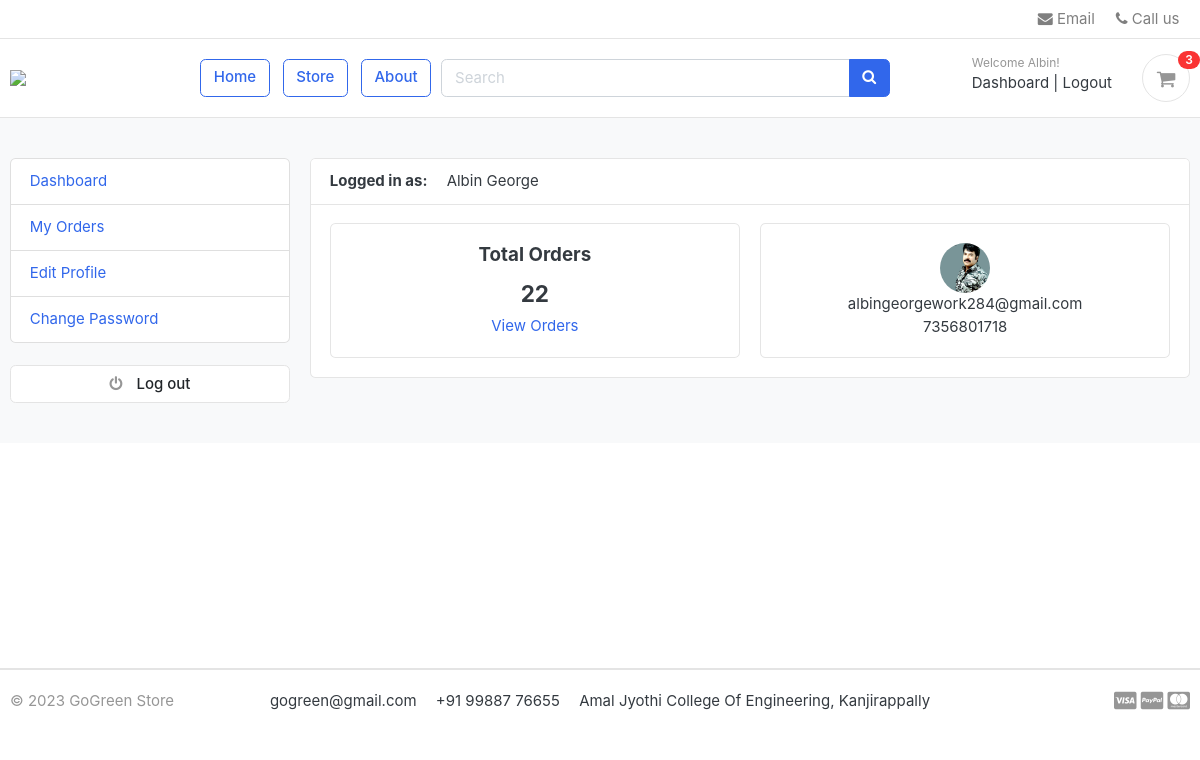
The app's page /accounts/dashboard/ (signed in), older data.
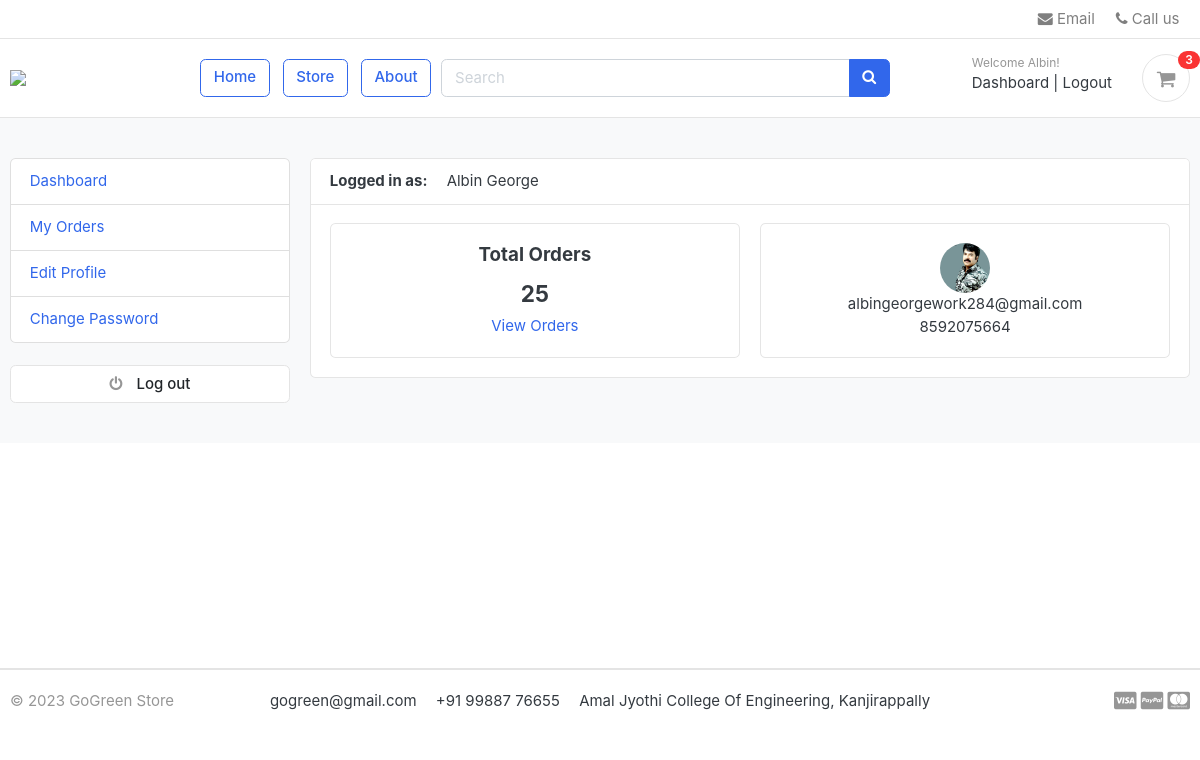
The same page, newer data.
### accounts/models.py (models this page shows, shortened)
class Account(PermissionsMixin,AbstractBaseUser):
    first_name = models.CharField(max_length=50)
    last_name = models.CharField(max_length=50)
    username = models.CharField(max_length=50, unique=True)
    email = models.EmailField(max_length=50, unique=True)
    phone_number = models.CharField(max_length=50)
    date_joined = models.DateTimeField(auto_now_add=True)
    last_login = models.DateTimeField(auto_now_add=True)
    is_admin = models.BooleanField(default=False)
    is_staff = models.BooleanField(default=False)
    is_seller = models.BooleanField(default=False)
    is_active = models.BooleanField(default=False)
    is_superadmin = models.BooleanField(default=False)
    is_superuser = models.BooleanField(default=False)
    USERNAME_FIELD = 'email'
    REQUIRED_FIELDS = ['username', 'first_name', 'last_name']
    objects = MyAccountManager()
    def full_name(self):
        return f'{self.first_name} {self.last_name}'

### accounts/views.py (the view)
# urls.py: path('dashboard/', views.dashboard, name='dashboard'),
@login_required(login_url='login')
def dashboard(request):
    orders = Order.objects.order_by('-created_at').filter(user_id=request.user.id, is_ordered=True)
    orders_count = orders.count()
    auto_search = Product.objects.all()
    userprofile = UserProfile.objects.get(user_id=request.user.id)
    context = {'orders_count': orders_count, 'userprofile': userprofile, 'auto_search': auto_search, }
    return render(request, 'accounts/dashboard.html', context)

### carts/context_processors.py (called while the page is built)
def counter(request):
    cart_count = 0
    if 'admin' in request.path:
        return {}
    else:
        try:
            cart = Cart.objects.filter(cart_id=_cart_id(request))
            if request.user.is_authenticated:
                cart_items = CartItem.objects.all().filter(user=request.user)
            else:
                cart_items = CartItem.objects.all().filter(cart=cart[:1])
            for cart_item in cart_items:
                cart_count += cart_item.quantity
        except Cart.DoesNotExist:
            cart_count = 0
    return dict(cart_count=cart_count)

### carts/views.py (called while the page is built)
def _cart_id(request):
    cart = request.session.session_key
    if not cart:
        cart = request.session.create()
    return cart

### category/context_processors.py (called while the page is built)
def menu_links(request):
    links = Category.objects.all()
    return dict(links=links)

### templates/accounts/dashboard.html (shortened to what this page needs)
{% extends 'base.html' %}
{% block content %}
<section class="section-conten padding-y bg">
<div class="container">
	<div class="row">
	{% include 'includes/dashboard_sidebar.html' %}
	<main class="col-md-9">
		<article class="card">
		<header class="card-header">
			<strong class="d-inline-block mr-3">Logged in as:</strong>
			<span>{{user.full_name}}</span>
		</header>
		<div class="card-body">
			<div class="row">
			<div class="col-md-6">
				<div class="card" style="text-align:center;">
					<div class="card-body">
						<h5 class="card-title">Total Orders</h5>
						<h4>{{orders_count}}</h4>
						<a href="{% url 'my_orders' %}">View Orders</a>
					</div>
				</div>
			</div>
			<div class="col-md-6">
				<div class="card" style="text-align:center;">
					<div class="card-body">
						<img src="{{userprofile.profile_picture.url}}" alt="User Profile Picture" width="50" height="50" style="border-radius:50%;">
						<p class="mb-0">{{user.email}}</p>
						<p>{{user.phone_number}}</p>
					</div>
				</div>
			</div>
			</div>
		</div>
		</article>
	</main>
</div>
</div>
</section>
    <br><br><br><br><br><br><br><br><br><br>
{% endblock %}

### templates/includes/navbar.html (shortened to what this page needs)
{% load static %}
<header class="section-header">
    <nav class="navbar p-md-0 navbar-expand-sm navbar-light border-bottom">
        <div class="container">
            <div class="collapse navbar-collapse" id="navbarTop4">
                <ul class="navbar-nav">
                    <li><a href="mailto:projectag28@gmail.com" class="nav-link"> <i class="fa fa-envelope"></i> Email
                    </a></li>
                    <li><a href="tel:+918592075669" class="nav-link"> <i class="fa fa-phone"></i> Call us </a></li>
                </ul>
            </div>
        </div>
    </nav>
    <section class="header-main border-bottom">
        <div class="container">
            <div class="row align-items-center">
                <div class="col-lg-2 col-md-3 col-6">
                    <a href="{% url 'home' %}" class="brand-wrap">
                        <img class="logo" src="{% static './images/logo11.png' %}">
                    </a>
                </div>
                <a href="{% url 'home' %}" class="btn btn-outline-primary">Home</a>
                <a href="{% url 'store' %}" class="btn btn-outline-primary">Store</a>
                <a href="{% url 'about' %}" class="btn btn-outline-primary">About</a>
                 <div class="col-lg  col-md-6 col-sm-12 col">
                    <form action="{% url 'search' %}" class="search" method='GET'>
                        <div class="input-group w-70">
                            <input type="text" class="form-control" style="width:60%;" placeholder="Search"
                                   name="keyword" id="tags" required>
                            <div class="input-group-append">
                                <button class="btn btn-primary" type="submit">
                                    <i class="fa fa-search"></i>
                                </button>
                            </div>
                        </div>
                    </form>
                </div>
                <div class="col-lg-3 col-sm-6 col-8 order-2 order-lg-3">
                    <div class="d-flex justify-content-end mb-3 mb-lg-0">
                        {% if user.id is None %}
                            <div class="widget-header">
                                <small class="title text-muted">Welcome guest!</small>
                                <div>
                                    <a href="{% url 'login' %}">Sign in</a> <span class="dark-transp"> | </span>
                                    <a href="{% url 'register' %}"> Register</a>
                                </div>
                            </div>
                        {% else %}
                            <div class="widget-header">
                                <small class="title text-muted">Welcome {{ user.first_name }}!</small>
                                <div>
                                    <a href="{% url 'dashboard' %}">Dashboard</a> <span class="dark-transp"> | </span>
                                    <a href="{% url 'logout' %}"> Logout</a>
                                </div>
                            </div>
                        {% endif %}
                        <a href="{% url 'cart' %}" class="widget-header pl-3 ml-3">
                            <div class="icon icon-sm rounded-circle border"><i class="fa fa-shopping-cart"></i></div>
                            <span class="badge badge-pill badge-danger notify">{{ cart_count }}</span>
                        </a>
                    </div>
                </div>
            </div>
        </div>
    </section>
</header>

Row changes from the older to the newer data that the page shows:
changed Account "Albin George": phone_number "7356801718" → "8592075664"
Text that changed along with them:
{{ orders_count }}: "22" → "25"
